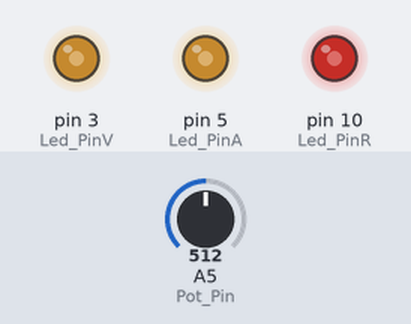
This sketch was run on a simulated Arduino Uno, built with avr-gcc and run on an emulated ATmega328P. Shown: output pins drawn as LEDs (lit = HIGH). The inputs (shaded band) are chosen by the test bench; at power-on: A5 (Pot_Pin) = 512.

Above: at 9.2 s.
9.3 s: A5 (Pot_Pin) set to 716
At 9.9 s:
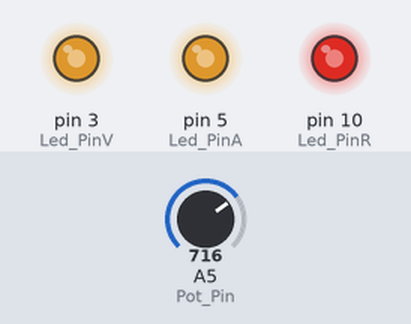
10.8 s: A5 (Pot_Pin) set to 900
At 12.0 s:
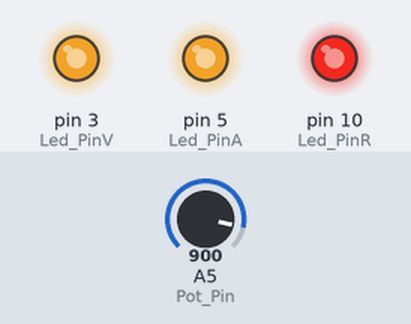
12.3 s: A5 (Pot_Pin) set to 0
At 13.3 s:
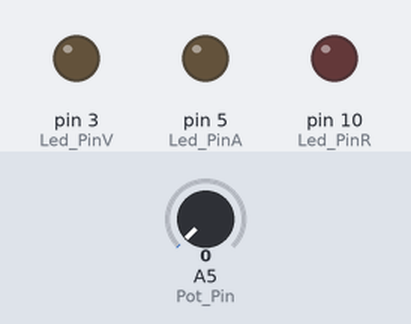
13.8 s: A5 (Pot_Pin) set to 511
At 14.5 s:
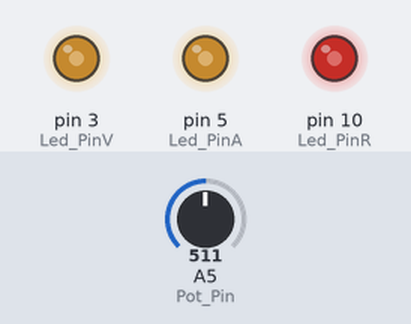
Timing chart, 0 to 16.3 s (numbered marks = the images above; inputs shaded):
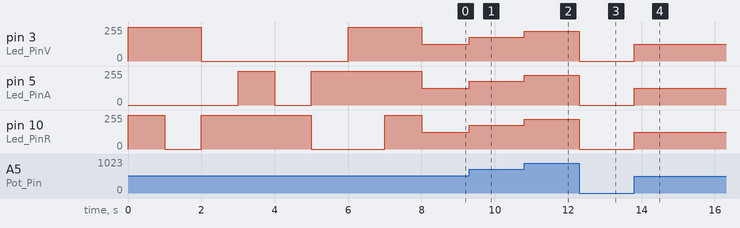

The sketch:

UNT-Clase-Arduino03_001.ino
```cpp
// C++ code
//
int Led_PinV = 3;
int Led_PinA = 5;
int Led_PinR = 10;
int Pot_Pin = A5;
int sensorValue = 0;
int outputValue = 0;
void setup()
{
  pinMode(Led_PinV, OUTPUT);
  pinMode(Led_PinA, OUTPUT);
  pinMode(Led_PinR, OUTPUT);
  Test_Led();
}
void loop()
{
  sensorValue = analogRead(Pot_Pin);
  outputValue = map(sensorValue, 0, 1023, 0, 255);
  analogWrite(Led_PinV, outputValue);
  analogWrite(Led_PinA, outputValue);
  analogWrite(Led_PinR, outputValue);
}
void Test_Led()
{
  digitalWrite(Led_PinV, HIGH);
  digitalWrite(Led_PinA, LOW);
  digitalWrite(Led_PinR, HIGH);
  delay(1000);
  digitalWrite(Led_PinV, HIGH);
  digitalWrite(Led_PinA, LOW);
  digitalWrite(Led_PinR, LOW);
  delay(1000);
  digitalWrite(Led_PinV, LOW);
  digitalWrite(Led_PinA, LOW);
  digitalWrite(Led_PinR, HIGH);
  delay(1000);
  digitalWrite(Led_PinV, LOW);
  digitalWrite(Led_PinA, HIGH);
  digitalWrite(Led_PinR, HIGH);
  delay(1000);
  digitalWrite(Led_PinV, LOW);
  digitalWrite(Led_PinA, LOW);
  digitalWrite(Led_PinR, HIGH);
  delay(1000);
  digitalWrite(Led_PinV, LOW);
  digitalWrite(Led_PinA, HIGH);
  digitalWrite(Led_PinR, LOW);
  delay(1000);
  digitalWrite(Led_PinV, HIGH);
  digitalWrite(Led_PinA, HIGH);
  digitalWrite(Led_PinR, LOW);
  delay(1000);
  digitalWrite(Led_PinV, HIGH);
  digitalWrite(Led_PinA, HIGH);
  digitalWrite(Led_PinR, HIGH);
  delay(1000);
  digitalWrite(Led_PinV, LOW);
  digitalWrite(Led_PinA, LOW);
  digitalWrite(Led_PinR, LOW);
}
```

Measured:
- after the input at 9.3 s, pin 3 (Led_PinV), pin 5 (Led_PinA), pin 10 (Led_PinR): 127/255 → 178/255 at once
- after the input at 10.8 s, pin 3 (Led_PinV), pin 5 (Led_PinA), pin 10 (Led_PinR): 178/255 → 224/255 at once
- after the input at 12.3 s, pin 3 (Led_PinV), pin 5 (Led_PinA), pin 10 (Led_PinR): 224/255 → 0/255 at once
- after the input at 13.8 s, pin 3 (Led_PinV), pin 5 (Led_PinA), pin 10 (Led_PinR): 0/255 → 127/255 at once
